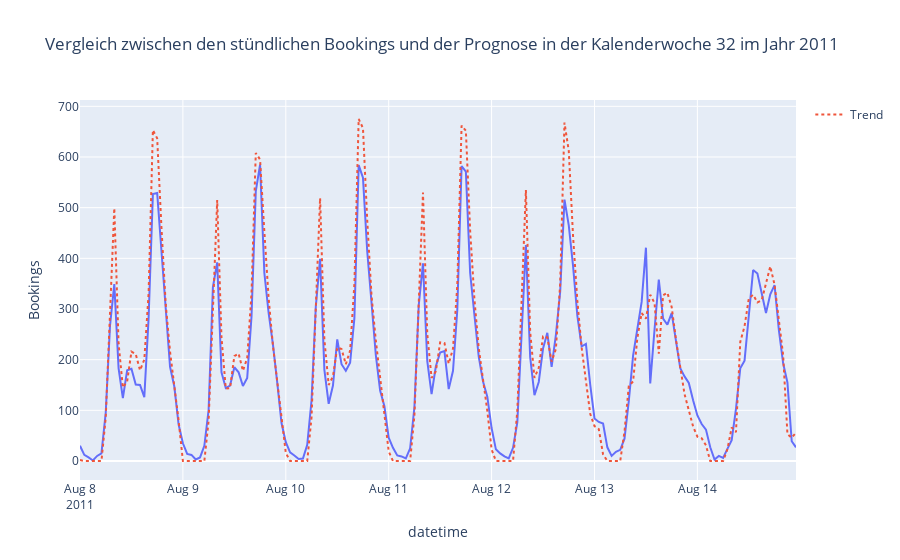

Notebook source saved alongside this figure:
### Code cell
mask = (df_hourlyy['year'] == 2011) & (df_hourlyy['month'] == 8) & (df_hourlyy['week_of_year'] == 32)
fig = px.line(df_hourlyy[mask].reset_index(), x = 'datetime', y = 'Bookings',
        title = 'Vergleich zwischen den stündlichen Bookings und der Prognose in der Kalenderwoche 32 im Jahr 2011')
fig.add_scatter(x = df_hourlyy[mask].reset_index()['datetime'], y = df_hourlyy[mask]['Prediction'], line = {'dash' : 'dot'}, name='Trend')

### Figure 1 — Plotly figure (JSON) as saved in the notebook; plotly's stock layout.template omitted (floating-point values rounded to 4 significant figures; data arrays with more than 128 entries replaced by an {"elided": "..."} marker saying what was removed)
{"data": [{"hovertemplate": "datetime=%{x}<br>Bookings=%{y}<extra></extra>", "legendgroup": "", "line": {"color": "#636efa", "dash": "solid"}, "marker": {"symbol": "circle"}, "mode": "lines", "name": "", "orientation": "v", "showlegend": false, "type": "scatter", "x": {"elided": "168 str values"}, "xaxis": "x", "y": {"elided": "168 int values"}, "yaxis": "y"}, {"line": {"dash": "dot"}, "name": "Trend", "type": "scatter", "x": {"elided": "168 str values"}, "y": {"elided": "168 int values"}}], "layout": {"legend": {"tracegroupgap": 0}, "title": {"text": "Vergleich zwischen den stündlichen Bookings und der Prognose in der Kalenderwoche 32 im Jahr 2011"}, "xaxis": {"anchor": "y", "domain": [0, 1], "title": {"text": "datetime"}}, "yaxis": {"anchor": "x", "domain": [0, 1], "title": {"text": "Bookings"}}}}
